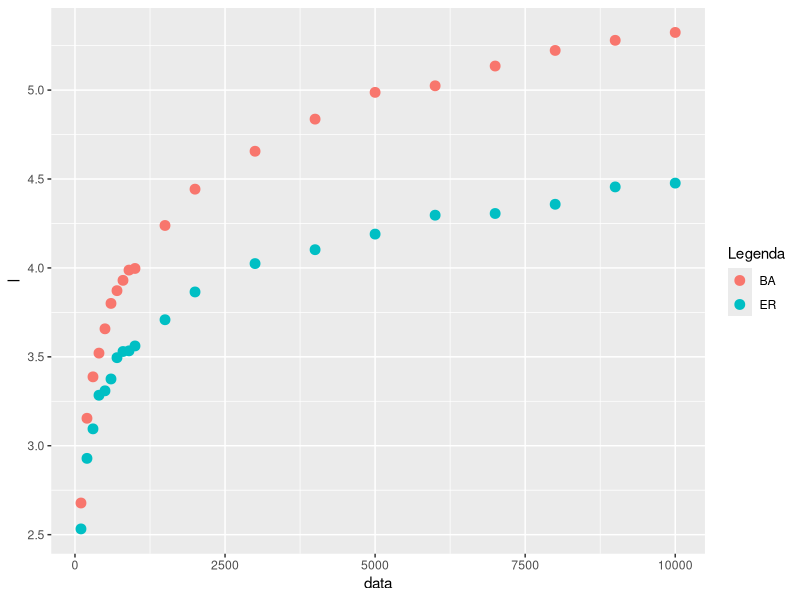
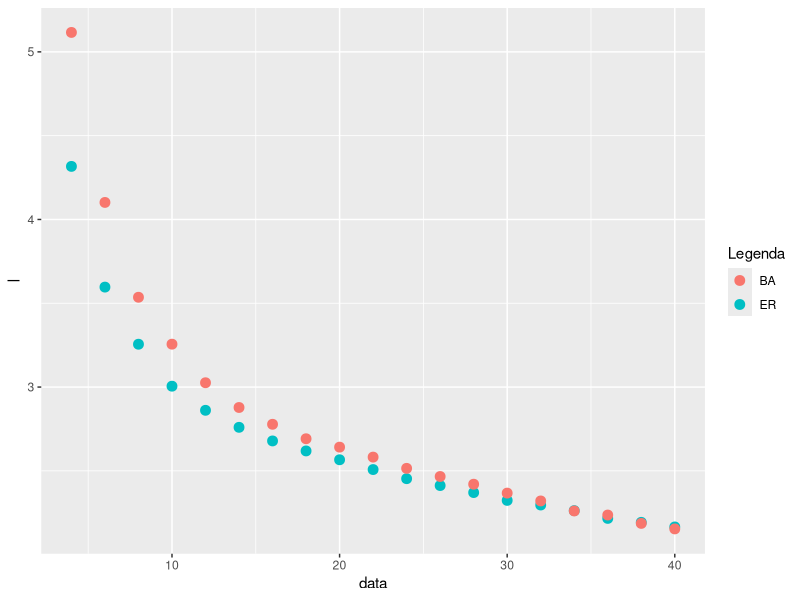

Here is the R script that generated these plots, in order:
# Title     : Laboratorium8
# Objective : Zadanie8
# Created by: Maksymilian Odziemczyk
# Created on: 03.12.2020

rm(list=ls())
library(ggplot2)
library(igraph)

pp <- c(100,200,300,400,500,600,700,800,900,1000,1500,2000,3000,4000,5000,6000,7000,8000,9000,10000)
ba <- data.frame(data = pp, l = sapply(pp, function(x) average.path.length( barabasi.game(x, m=3, directed = F))))
er <- data.frame(data = pp, l = sapply(pp, function(x) average.path.length( erdos.renyi.game(x, 6/(x-1), "gnp" ,directed = F))))
g <- ggplot()
points1 <- geom_point(data = ba, aes(x = data, y = l, colour = "#F8766D"), size = 3)
points2 <- geom_point(data = er, aes(x = data, y = l, colour = "#00BFC4"), size = 3)
g + points1 + points2 + scale_color_discrete(name = "Legenda", labels = c("BA", "ER"))
ggsave("293654_apl_vs_size.png")

newSeq <- seq(4,40,2)
ba <- data.frame(data = newSeq, l = sapply(newSeq, function(x) average.path.length( barabasi.game(1000, m = x/2, directed = F))))
er <- data.frame(data = newSeq, l = sapply(newSeq, function(x) average.path.length( erdos.renyi.game(1000, x/(1000-1), "gnp" ,directed = F))))
g <- ggplot()
points1 <- geom_point(data = ba, aes(x = data, y = l, colour = "#F8766D"), size = 3)
points2 <- geom_point(data = er, aes(x = data, y = l, colour = "#00BFC4"), size = 3)
g + points1 + points2 + scale_color_discrete(name = "Legenda", labels = c("BA", "ER"))
ggsave("293654_apl_vs_degree.png")
rm(list=ls())
